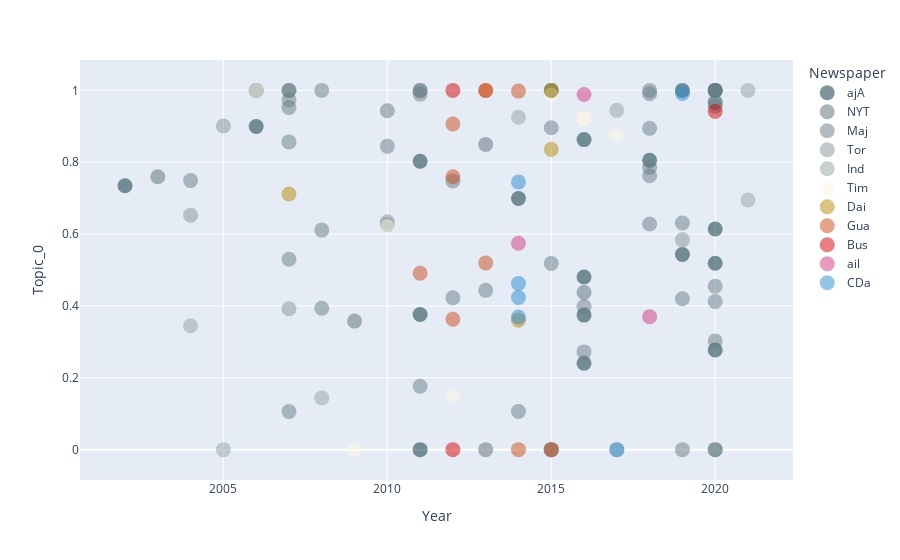

Notebook cell for this chart:
### Markdown cell above
## Our dataset

### Code cell
import plotly.express as px
df_eng2["Year"] = df_eng2["Year"].astype(int)
print(df_eng2["Newspaper"].unique())
# Define color discrete map for the newspapers' categories (hex code for colors)
color_discrete_map = {'ajA': '#002b36', 'NYT': '#586e75', 'Maj': '#657b83', 'Tor': '#839496', 'Ind': '#93a1a1', 'Tim': '#fdf6e3', 'Dai': '#b58900', 'Gua': '#cb4b16', 'Bus': '#d30102', 'ail': '#d33682', 'CDa': '#268bd2'}

@interact
# with year only
def scatter_plot(x=list(df_eng2.select_dtypes('number').columns[5:]), 
                 y=list(df_eng2.select_dtypes('number').columns[0:4])):
                #theme=list(cf.themes.THEMES.keys()), 
                 #colorscale=list(cf.colors._scales_names.keys())):

# with all integer categories in 'x' and 'y'
#def scatter_plot(x=list(df_eng2.select_dtypes('number').columns), 
#                 y=list(df_eng2.select_dtypes('number').columns),
#                 theme=list(cf.themes.THEMES.keys()), 
#                 colorscale=list(cf.colors._scales_names.keys())):
    
    
    fig=px.scatter(df_eng2, x=x, y=y, color="Newspaper", 
             opacity=0.5,
             #trendline="rolling",
             #trendline_options=dict(window=2),
             color_discrete_map=color_discrete_map)
    fig.update_traces(marker=dict(size=15))
    fig.show()

### Figure 1 — Plotly figure (JSON) as saved in the notebook; plotly's stock layout.template omitted (floating-point values rounded to 4 significant figures)
{"data": [{"hovertemplate": "Newspaper=ajA<br>Year=%{x}<br>Topic_0=%{y}<extra></extra>", "legendgroup": "ajA", "marker": {"color": "#002b36", "opacity": 0.5, "size": 15, "symbol": "circle"}, "mode": "markers", "name": "ajA", "orientation": "v", "showlegend": true, "type": "scatter", "x": [2002, 2006, 2011, 2011, 2011, 2014, 2015, 2016, 2016, 2016, 2016, 2018, 2019, 2019, 2020, 2020, 2020, 2020], "xaxis": "x", "y": [0.7344, 0.8995, 0, 0.8028, 0.3763, 0.6989, 1, 0.2403, 0.863, 0.4805, 0.3745, 0.8052, 1, 0.5432, 0.2775, 0.5188, 0.614, 1], "yaxis": "y"}, {"hovertemplate": "Newspaper=NYT<br>Year=%{x}<br>Topic_0=%{y}<extra></extra>", "legendgroup": "NYT", "marker": {"color": "#586e75", "opacity": 0.5, "size": 15, "symbol": "circle"}, "mode": "markers", "name": "NYT", "orientation": "v", "showlegend": true, "type": "scatter", "x": [2003, 2007, 2009, 2013, 2013, 2016], "xaxis": "x", "y": [0.7597, 1, 0.3577, 0.8494, 0, 0.4377], "yaxis": "y"}, {"hovertemplate": "Newspaper=Maj<br>Year=%{x}<br>Topic_0=%{y}<extra></extra>", "legendgroup": "Maj", "marker": {"color": "#657b83", "opacity": 0.5, "size": 15, "symbol": "circle"}, "mode": "markers", "name": "Maj", "orientation": "v", "showlegend": true, "type": "scatter", "x": [2004, 2006, 2006, 2007, 2007, 2007, 2007, 2007, 2007, 2008, 2008, 2008, 2010, 2010, 2010, 2011, 2011, 2011, 2011, 2012, 2012, 2013, 2014, 2015, 2015, 2015, 2015, 2016, 2016, 2018, 2018, 2018, 2018, 2018, 2018, 2019, 2019, 2019, 2020, 2020, 2020, 2020, 2020, 2020, 2020, 2020, 2020, 2020, 2020], "xaxis": "x", "y": [0.7492, 1, 0.9997, 0.9739, 0.1063, 1, 0.9521, 0.8565, 0.5301, 1, 0.611, 0.3935, 0.8443, 0.6257, 0.9433, 1, 0.9896, 0.1764, 1, 0.748, 0.4226, 0.4434, 0.1063, 0, 0.8961, 0, 0.5184, 0.3981, 0.272, 0.7623, 0.9906, 0.6279, 0.8943, 0.7854, 1, 0, 0.631, 0.4199, 0.3023, 1, 0.4124, 1, 0, 0.4548, 1, 0.966, 0.9674, 0.9562, 0], "yaxis": "y"}, {"hovertemplate": "Newspaper=Tor<br>Year=%{x}<br>Topic_0=%{y}<extra></extra>", "legendgroup": "Tor", "marker": {"color": "#839496", "opacity": 0.5, "size": 15, "symbol": "circle"}, "mode": "markers", "name": "Tor", "orientation": "v", "showlegend": true, "type": "scatter", "x": [2004, 2005, 2007, 2010, 2019], "xaxis": "x", "y": [0.6527, 0.9008, 0.392, 0.6343, 0.5839], "yaxis": "y"}, {"hovertemplate": "Newspaper=Ind<br>Year=%{x}<br>Topic_0=%{y}<extra></extra>", "legendgroup": "Ind", "marker": {"color": "#93a1a1", "opacity": 0.5, "size": 15, "symbol": "circle"}, "mode": "markers", "name": "Ind", "orientation": "v", "showlegend": true, "type": "scatter", "x": [2004, 2005, 2008, 2014, 2015, 2017, 2017, 2021, 2021], "xaxis": "x", "y": [0.3449, 0, 0.144, 0.9253, 0, 0, 0.9444, 1, 0.6947], "yaxis": "y"}, {"hovertemplate": "Newspaper=Tim<br>Year=%{x}<br>Topic_0=%{y}<extra></extra>", "legendgroup": "Tim", "marker": {"color": "#fdf6e3", "opacity": 0.5, "size": 15, "symbol": "circle"}, "mode": "markers", "name": "Tim", "orientation": "v", "showlegend": true, "type": "scatter", "x": [2006, 2009, 2010, 2012, 2015, 2016, 2016, 2017], "xaxis": "x", "y": [1, 0, 0.6214, 0.1492, 0.987, 0.9241, 0.9223, 0.8742], "yaxis": "y"}, {"hovertemplate": "Newspaper=Dai<br>Year=%{x}<br>Topic_0=%{y}<extra></extra>", "legendgroup": "Dai", "marker": {"color": "#b58900", "opacity": 0.5, "size": 15, "symbol": "circle"}, "mode": "markers", "name": "Dai", "orientation": "v", "showlegend": true, "type": "scatter", "x": [2007, 2014, 2015, 2015], "xaxis": "x", "y": [0.7114, 0.3604, 1, 0.8359], "yaxis": "y"}, {"hovertemplate": "Newspaper=Gua<br>Year=%{x}<br>Topic_0=%{y}<extra></extra>", "legendgroup": "Gua", "marker": {"color": "#cb4b16", "opacity": 0.5, "size": 15, "symbol": "circle"}, "mode": "markers", "name": "Gua", "orientation": "v", "showlegend": true, "type": "scatter", "x": [2011, 2012, 2012, 2012, 2013, 2013, 2013, 2014, 2014, 2015], "xaxis": "x", "y": [0.4908, 0.3628, 0.7597, 0.9065, 1, 0.5198, 1, 0, 0.998, 0], "yaxis": "y"}, {"hovertemplate": "Newspaper=Bus<br>Year=%{x}<br>Topic_0=%{y}<extra></extra>", "legendgroup": "Bus", "marker": {"color": "#d30102", "opacity": 0.5, "size": 15, "symbol": "circle"}, "mode": "markers", "name": "Bus", "orientation": "v", "showlegend": true, "type": "scatter", "x": [2012, 2012, 2020], "xaxis": "x", "y": [1, 0, 0.9416], "yaxis": "y"}, {"hovertemplate": "Newspaper=ail<br>Year=%{x}<br>Topic_0=%{y}<extra></extra>", "legendgroup": "ail", "marker": {"color": "#d33682", "opacity": 0.5, "size": 15, "symbol": "circle"}, "mode": "markers", "name": "ail", "orientation": "v", "showlegend": true, "type": "scatter", "x": [2014, 2016, 2018], "xaxis": "x", "y": [0.5745, 0.9885, 0.3701], "yaxis": "y"}, {"hovertemplate": "Newspaper=CDa<br>Year=%{x}<br>Topic_0=%{y}<extra></extra>", "legendgroup": "CDa", "marker": {"color": "#268bd2", "opacity": 0.5, "size": 15, "symbol": "circle"}, "mode": "markers", "name": "CDa", "orientation": "v", "showlegend": true, "type": "scatter", "x": [2014, 2014, 2014, 2014, 2017, 2019], "xaxis": "x", "y": [0.369, 0.745, 0.4236, 0.4623, 0, 0.9913], "yaxis": "y"}], "layout": {"autosize": true, "legend": {"title": {"text": "Newspaper"}, "tracegroupgap": 0}, "margin": {"t": 60}, "xaxis": {"anchor": "y", "autorange": true, "domain": [0, 1], "range": [2001.0, 2022.0], "title": {"text": "Year"}, "type": "linear"}, "yaxis": {"anchor": "x", "autorange": true, "domain": [0, 1], "range": [-0.1137, 1.114], "title": {"text": "Topic_0"}, "type": "linear"}}}
